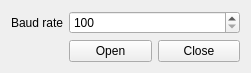
<?xml version="1.0" encoding="UTF-8"?>
<ui version="4.0">
 <class>Form</class>
 <widget class="QWidget" name="Form">
  <property name="geometry">
   <rect>
    <x>0</x>
    <y>0</y>
    <width>251</width>
    <height>73</height>
   </rect>
  </property>
  <property name="windowTitle">
   <string>Form</string>
  </property>
  <layout class="QFormLayout" name="formLayout">
   <item row="0" column="0">
    <widget class="QLabel" name="label">
     <property name="text">
      <string>Baud rate</string>
     </property>
    </widget>
   </item>
   <item row="0" column="1">
    <widget class="QSpinBox" name="baudrate">
     <property name="minimum">
      <number>100</number>
     </property>
     <property name="maximum">
      <number>999999999</number>
     </property>
    </widget>
   </item>
   <item row="1" column="1">
    <layout class="QHBoxLayout" name="horizontalLayout_3">
     <item>
      <widget class="QPushButton" name="close_btn">
       <property name="text">
        <string>Open</string>
       </property>
      </widget>
     </item>
     <item>
      <widget class="QPushButton" name="open_btn">
       <property name="text">
        <string>Close</string>
       </property>
      </widget>
     </item>
    </layout>
   </item>
  </layout>
 </widget>
 <resources/>
 <connections/>
</ui>
